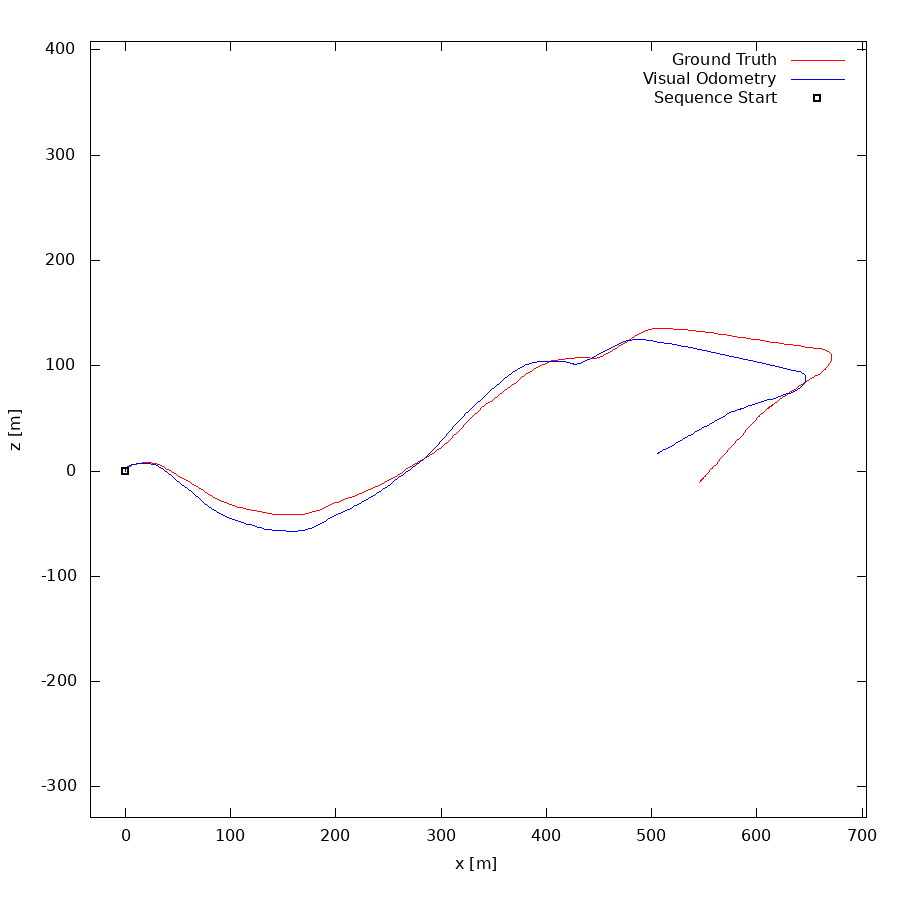

Here is the gnuplot script that generated this plot:
set term postscript eps enhanced color
set output "10.eps"
set size ratio -1
set xrange [-33:704]
set yrange [-329:408]
set xlabel "x [m]"
set ylabel "z [m]"
plot "10.txt" using 1:2 lc rgb "#FF0000" title 'Ground Truth' w lines,"10.txt" using 3:4 lc rgb "#0000FF" title 'Visual Odometry' w lines,"< head -1 10.txt" using 1:2 lc rgb "#000000" pt 4 ps 1 lw 2 title 'Sequence Start' w points
